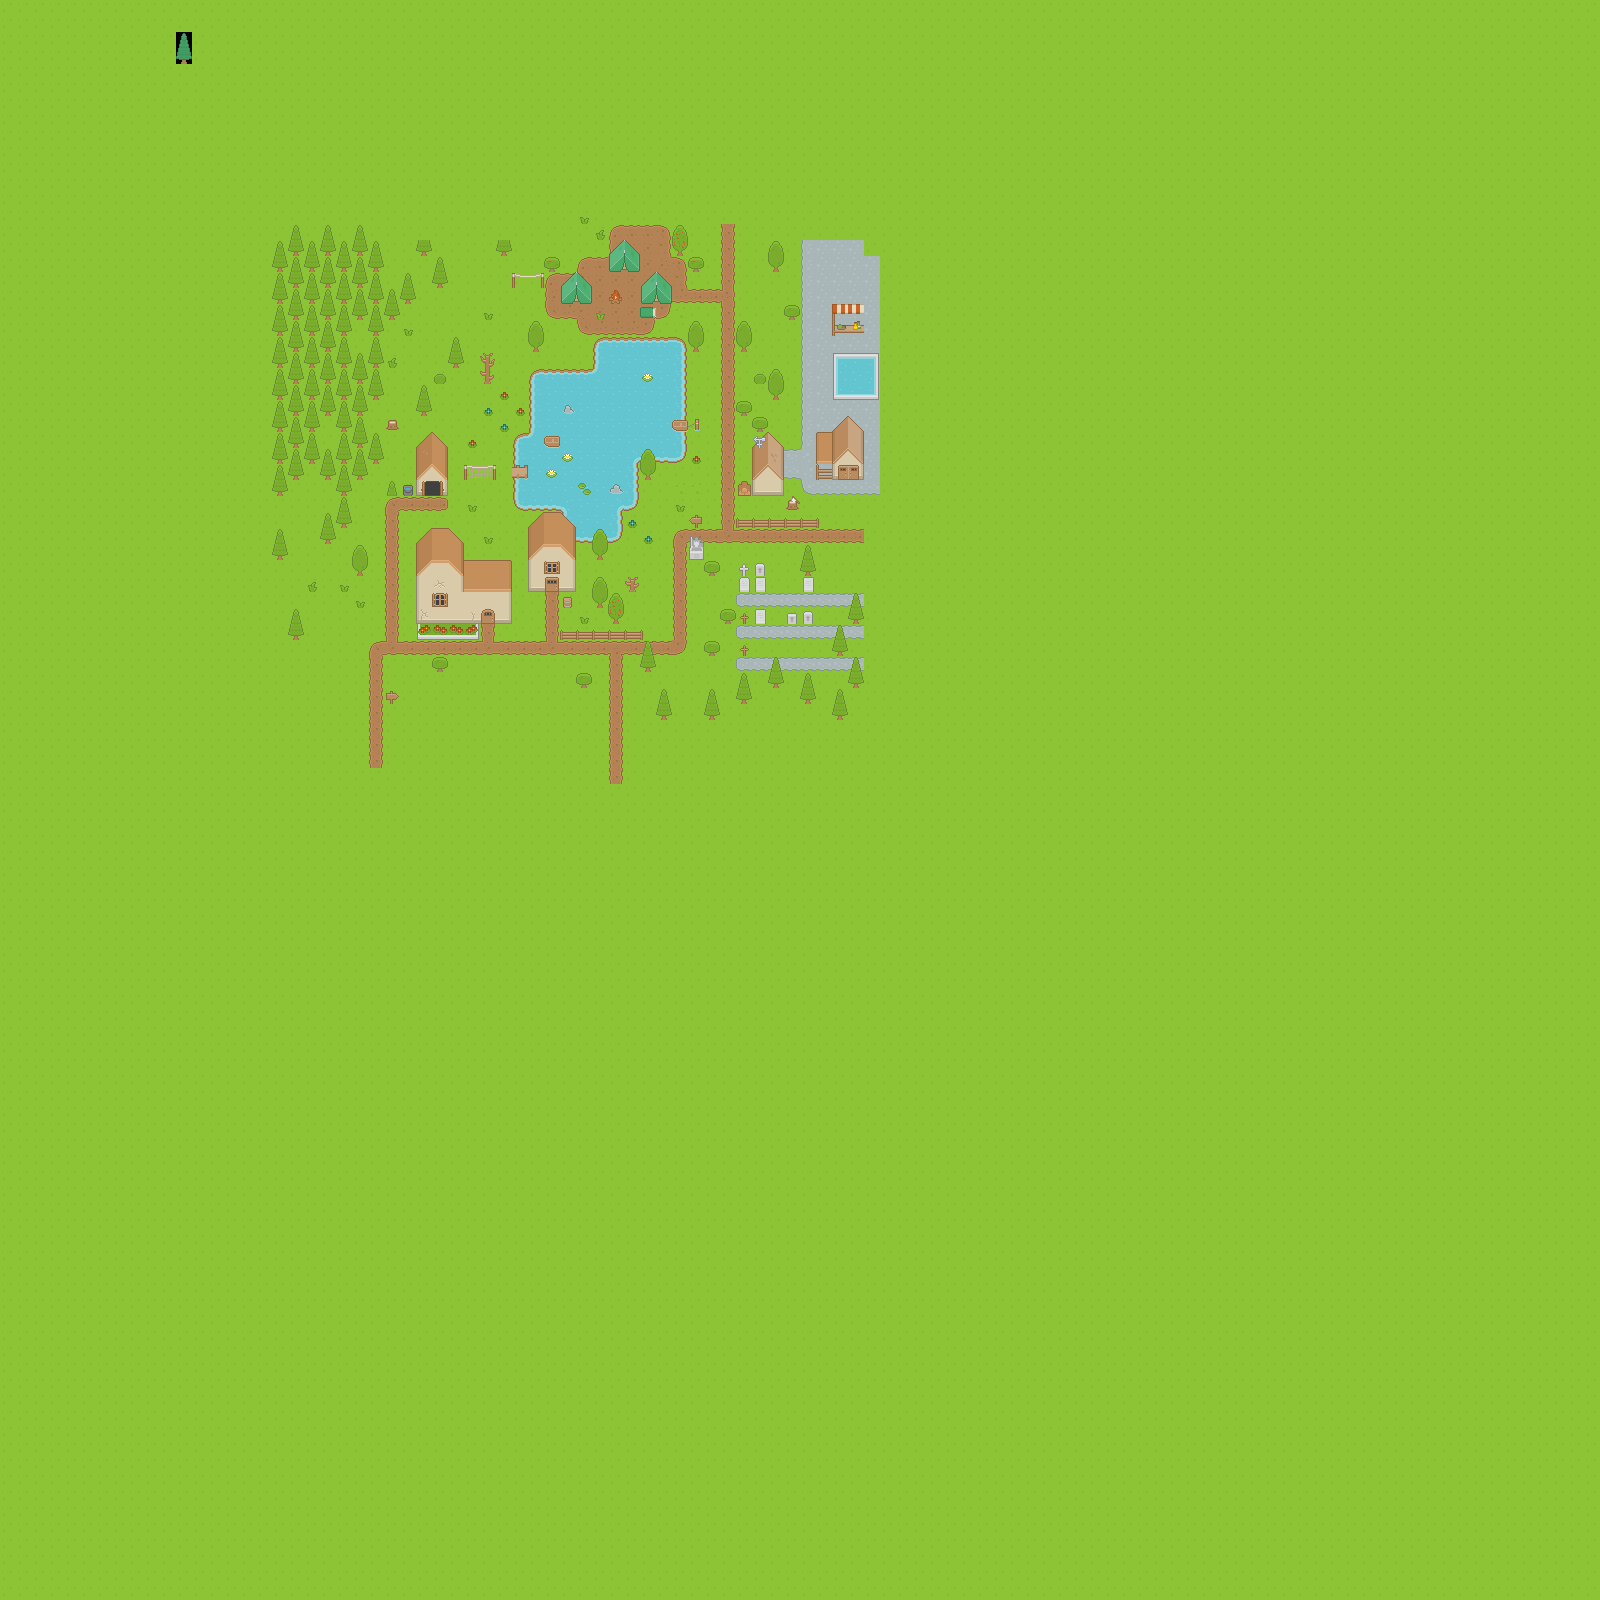

Rendered tile map (Tiled .tmx) drawn with the repository's tilesets; below, a short description and the map source with its tile grids summarised:
An orthogonal 100x100 tile map with 16x16 px tiles, 5 tile layers (Ground/terrain, Ground overlay, Objects, Doors/windows/roof, ...).

<map version="1.10" tiledversion="1.10.2" orientation="orthogonal" renderorder="right-down" width="100" height="100" tilewidth="16" tileheight="16" infinite="0" nextlayerid="6" nextobjectid="1">
 <tileset firstgid="1" name="Roguelike" tilewidth="16" tileheight="16" spacing="1" tilecount="1767" columns="57">
  <image source="../Spritesheet/roguelikeSheet_transparent.png" width="968" height="526" />
 </tileset>
 <layer id="1" name="Ground/terrain" width="100" height="100">
  <data>[10000 cells, 10000 non-empty, 16 distinct tile ids]</data>
 </layer>
 <layer id="2" name="Ground overlay" width="100" height="100">
  <data>[10000 cells, 126 non-empty, 20 distinct tile ids]</data>
 </layer>
 <layer id="3" name="Objects" width="100" height="100">
  <data>[10000 cells, 414 non-empty, 75 distinct tile ids]</data>
 </layer>
 <layer id="4" name="Doors/windows/roof" width="100" height="100">
  <data>[10000 cells, 77 non-empty, 47 distinct tile ids]</data>
 </layer>
 <layer id="5" name="Roof object" width="100" height="100">
  <data>[10000 cells, 1 non-empty, 1 distinct tile ids]</data>
 </layer>
</map>
